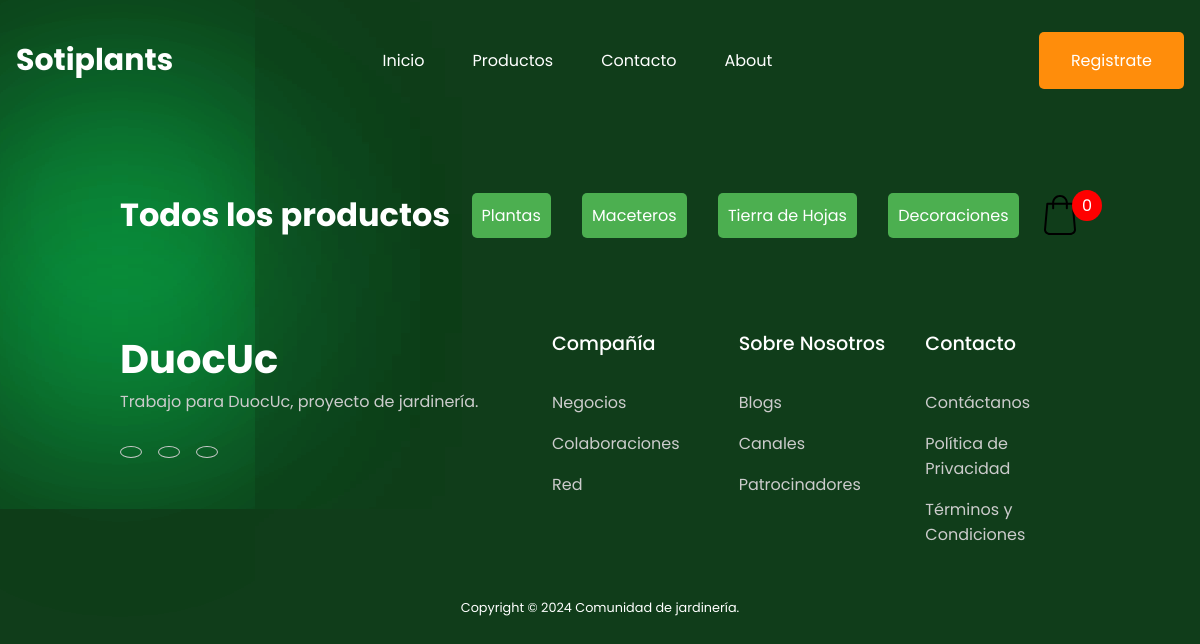
Page /Atienda/productos/ on the earlier database version.
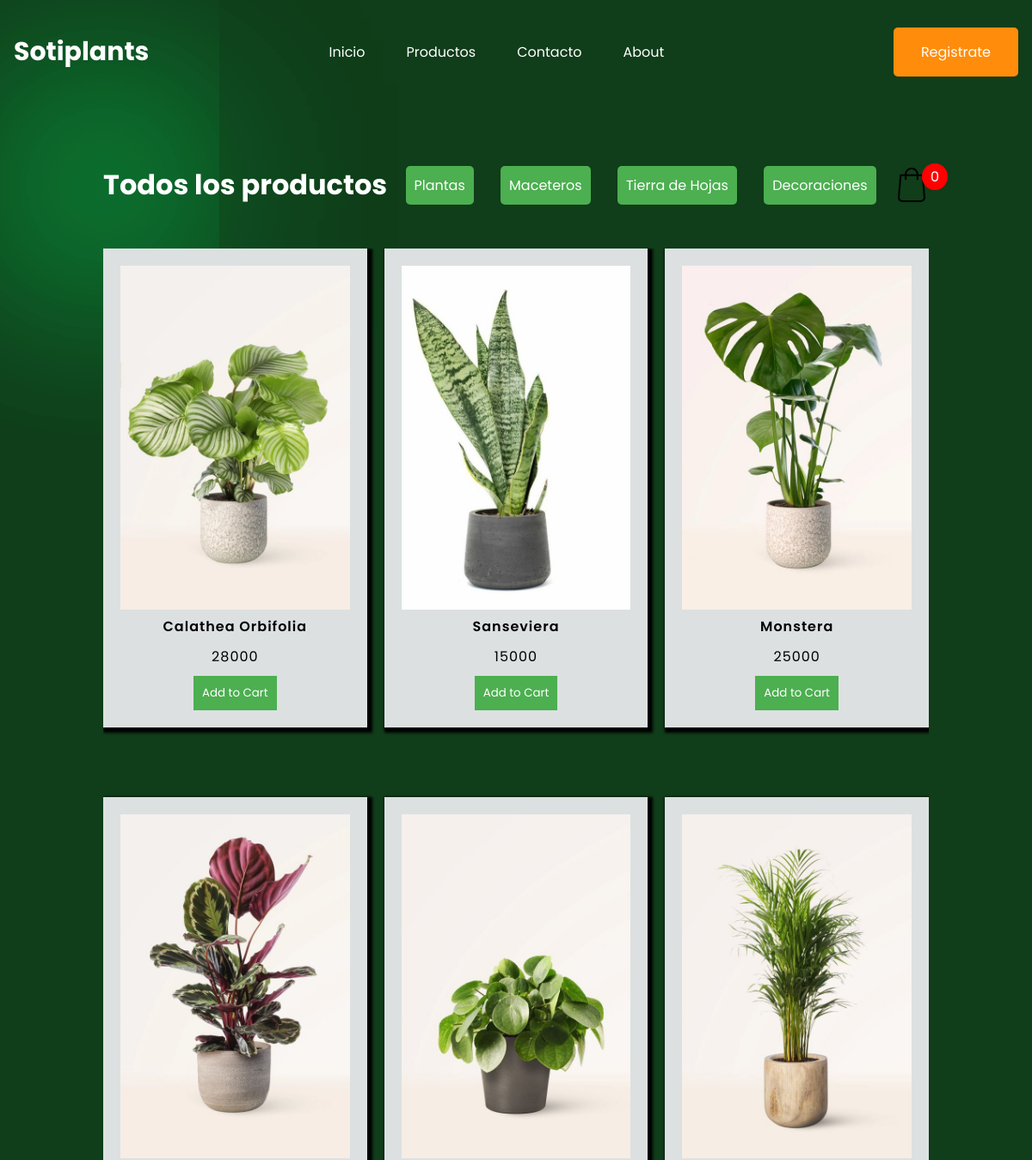
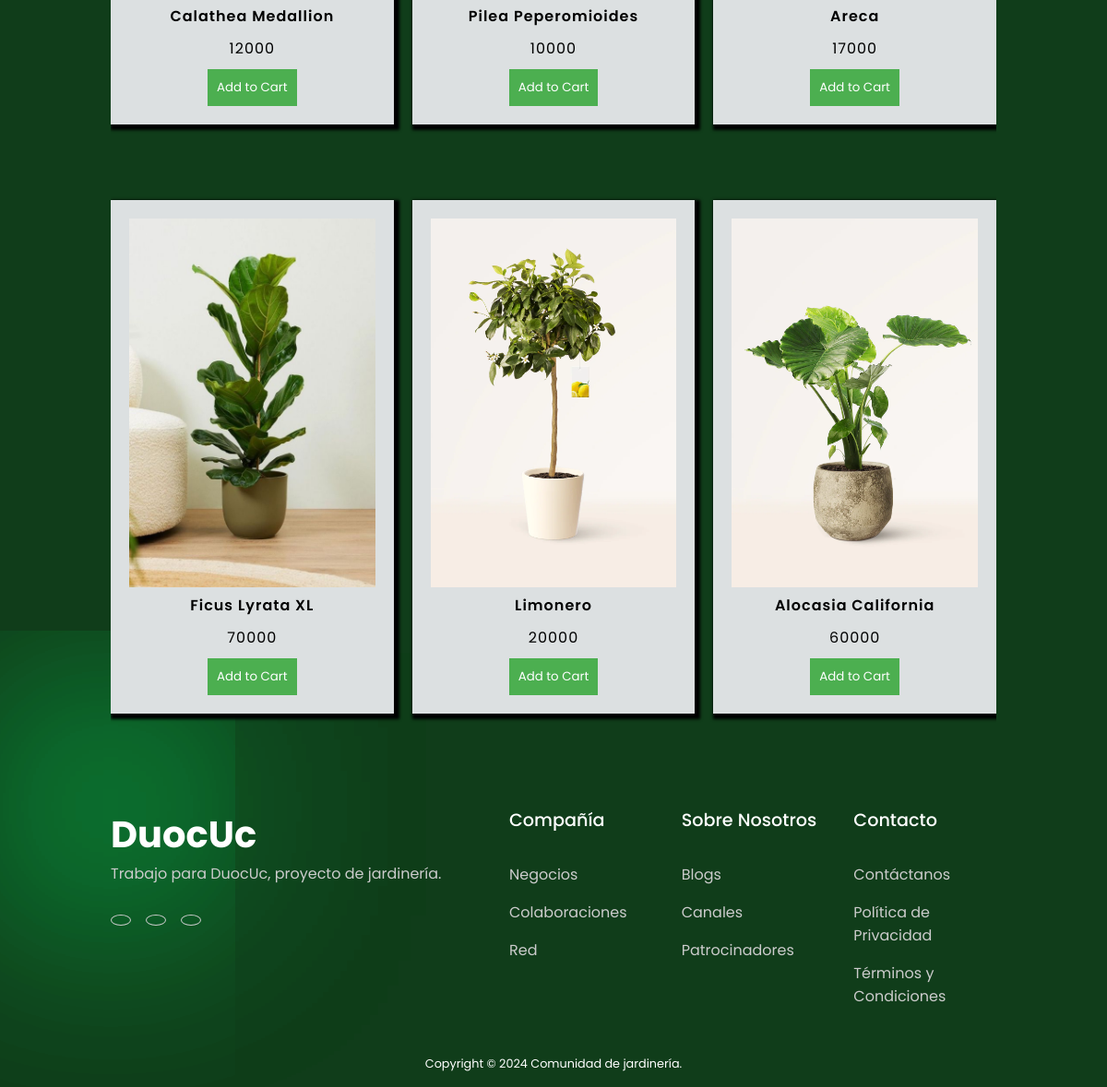
Same page on the later database version (2 pictures, top to bottom).
### Atienda/models.py (models this page shows, shortened)
class Productos(models.Model):
    id_produ        = models.AutoField(db_column = 'idProdu', primary_key=True)
    nombre_producto = models.CharField(max_length=50)
    id_tipo         = models.ForeignKey('TipoProducto', models.DO_NOTHING, db_column='idTipo', null=True)
    precio          = models.IntegerField()
    foto            = models.ImageField(upload_to='media/', null=True)
    stock           = models.IntegerField(null = True)

### Atienda/views.py (the view)
# urls.py: path('productos/', views.productos, name='productos'),
def productos(request):
    objplant = Productos.objects.filter(id_tipo=1)
    macetero = Productos.objects.filter(id_tipo=2)
    tierra = Productos.objects.filter(id_tipo=3)
    decoraciones = Productos.objects.filter(id_tipo=4)
    context = {'objplant' : objplant, 'macetero' : macetero, 'tierra' : tierra, 'decoraciones' : decoraciones}
    return render(request, 'Atienda/productos.html', context)

### Atienda/templates/atienda/productos.html (shortened to what this page needs)
{% load static %}
<!DOCTYPE html>
<html lang="en">
<head>
    <link rel="stylesheet" href="https://cdnjs.cloudflare.com/ajax/libs/remixicon/3.5.0/remixicon.min.css">
    <link rel="stylesheet" href="https://cdnjs.cloudflare.com/ajax/libs/font-awesome/4.7.0/css/font-awesome.min.css">
    <link rel="stylesheet" href="{% static 'productos.css' %}">
</head>
<body class="">
    <nav>
        <div class="nav-logo">
            <a href="#">
                <h1>Sotiplants</h1>
            </a>
        </div>
        <ul class="nav-links">
            <li class="link"><a href="{% url 'main' %}">Inicio</a></li>
            <li id="link1" class="link"><a href="{% url 'productos' %}">Productos</a></li>
            <li id="link2" class="link"><a href="{% url 'contacto' %}">Contacto</a></li>
            <li id="link3" class="link"><a href="#">About</a></li>
        </ul>
        <button class="Regbtn">Registrate</button>
    </nav>
    <div class="container">
        <header>
            <h1>Todos los productos</h1>
            <button class="e">Plantas</button>
            <button class="e">Maceteros</button>
            <button class="e">Tierra de Hojas</button>
            <button class="e">Decoraciones</button>
            <div class="shopping">
                <img src="{% static 'image/shopping.svg' %}">
                <span class="quantity">0</span>
            </div>
        </header>
        <div class="product-list">
            {% for x in objplant %}
            <div class="productos">
                <img class="producto-imagen" src="{{ x.foto.url }}" alt="{{ x.nombre }}">
                <div class="producto-detalles">
                    <h4 class="producto-titulo">{{ x.nombre_producto }}</h4>
                    <p class="producto-precio">{{ x.precio }}</p>
                    <button class="addtocart" data-name="{{ x.nombre_producto }}" data-img="{{ x.foto.url }}"
                        data-price="{{ x.precio }}" onclick="addToCart(this)">Add to Cart</button>
                </div>
            </div>
            {% endfor %}
        </div>
    </div>
</body>
<footer class="container">
    <div class="column">
        <div class="logo">
            <h1>DuocUc</h1>
        </div>
        <p>
            Trabajo para DuocUc, proyecto de jardinería.
        </p>
        <div class="socials">
            <a href="#"></a>
            <a href="#"></a>
            <a href="#"></a>
        </div>
    </div>
    <div class="column">
        <h4>Compañía</h4>
        <a href="#">Negocios</a>
        <a href="#">Colaboraciones</a>
        <a href="#">Red</a>
    </div>
    <div class="column">
        <h4>Sobre Nosotros</h4>
        <a href="#">Blogs</a>
        <a href="#">Canales</a>
        <a href="#">Patrocinadores</a>
    </div>
    <div class="column">
        <h4>Contacto</h4>
        <a href="#">Contáctanos</a>
        <a href="#">Política de Privacidad</a>
        <a href="#">Términos y Condiciones</a>
    </div>
</footer>
<div class="copyright">
    Copyright © 2024 Comunidad de jardinería.
</div>
</body>
</html>

### Atienda/static/productos.css (style rules this page uses)
* { font-family: poppins, sans-serif; color: white; padding: 0px; margin: 0px; outline: none; border: none; box-sizing: border-box; }
.nav-logo h1 { font-size: 30px; font-weight: 700; }
a { text-decoration: none; }
body { overflow-y: scroll; font-family: 'Poppins', sans-serif; background-color: #103d1a; }
nav { max-width: 1200px; margin: auto; padding: 2rem 1rem; display: flex; align-items: center; justify-content: space-between; gap: 2rem; }
.nav-logo { max-width: 100px; color: #fff; }
.nav-links { list-style: none; display: flex; align-items: center; gap: 3rem; }
.link a { padding-bottom: 0.75rem; color: #fff; }
.link a::after { content: ""; position: absolute; height: 2px; width: 0; bottom: 0; left: 0; background-color: #60fa82; transition: all 0.3s ease; }
.Regbtn { font-family: poppins; padding: 1rem 2rem; font-size: 1rem; color: #fff; background-color: #ff8d0b; border-radius: 5px; cursor: pointer; transition: all 0.3s ease; }
.container { width: 1000px; margin: auto; transition: 0.5s; }
header { display: grid; grid-template-columns: 1fr 50px; margin-top: 50px; }
header .shopping { position: relative; text-align: right; }
header .shopping img { width: 40px; }
header .shopping span { background: red; border-radius: 50%; display: flex; justify-content: center; align-items: center; color: #fff; position: absolute; top: -5px; left: 80%; padding: 3px 10px; }
footer { display: grid; grid-template-columns: 400px repeat(3, 1fr); gap: 2rem; }
footer .column .logo { font-size: 20px; font-weight: 200; }
footer .column p { color: #ccc; margin-bottom: 2rem; }
footer .column .socials { display: flex; align-items: center; gap: 1rem; }
footer .column .socials a { color: #ccc; border: 1px solid #ccc; padding: 5px 10px; font-size: 1.25rem; border-radius: 100%; transition: all 0.3s ease; }
footer .column h4 { color: #fff; margin-bottom: 2rem; font-size: 1.2rem; font-weight: 500; }
footer .column > a { display: block; color: #ccc; margin-bottom: 1rem; transition: all 0.3s ease; }
.copyright { max-width: 1200px; margin: auto; padding: 1rem; color: #fff; font-size: 0.8rem; text-align: center; }
.product-list { overflow-y: auto; display: grid; grid-template-columns: repeat(3, 1fr); column-gap: 20px; row-gap: 20px; margin-top: 50px; }
.productos { text-align: center; background-color: #DCE0E1; padding: 20px; margin-bottom: 20%; box-shadow: 3px 3px 3px 3px black; letter-spacing: 1px; }
.producto-imagen { width: 100%; object-fit: cover; }
.producto-titulo { font-weight: 600; color: black; }
.producto-precio { color: black; margin: 10px;; }
.addtocart { background-color: #4CAF50; color: white; padding: 10px; border: none; cursor: pointer; transition: all 0.3s ease ; }
.e { margin-left: 40px; background-color: #4CAF50; color: white; padding: 10px; border: none; border-radius: 5px; cursor: pointer; font-size: 16px; transition: all 0.3s ease; }
header { display: flex; align-items: center; justify-content: space-between; flex-wrap: wrap; }
header .e { margin: 0 10px; }
header .shopping { display: flex; align-items: center; }
.container { padding: 20px; }

Differences in the rows shown:
added Productos: foto (picture), nombre_producto "Calathea Orbifolia", precio "28000"
added Productos: foto (picture), nombre_producto "Sanseviera", precio "15000"
added Productos: foto (picture), nombre_producto "Monstera", precio "25000"
added Productos: foto (picture), nombre_producto "Calathea Medallion", precio "12000"
added Productos: foto (picture), nombre_producto "Pilea Peperomioides", precio "10000"
added Productos: foto (picture), nombre_producto "Areca", precio "17000"
added Productos: foto (picture), nombre_producto "Ficus Lyrata XL", precio "70000"
added Productos: foto (picture), nombre_producto "Limonero", precio "20000"
added Productos: foto (picture), nombre_producto "Alocasia California", precio "60000"
